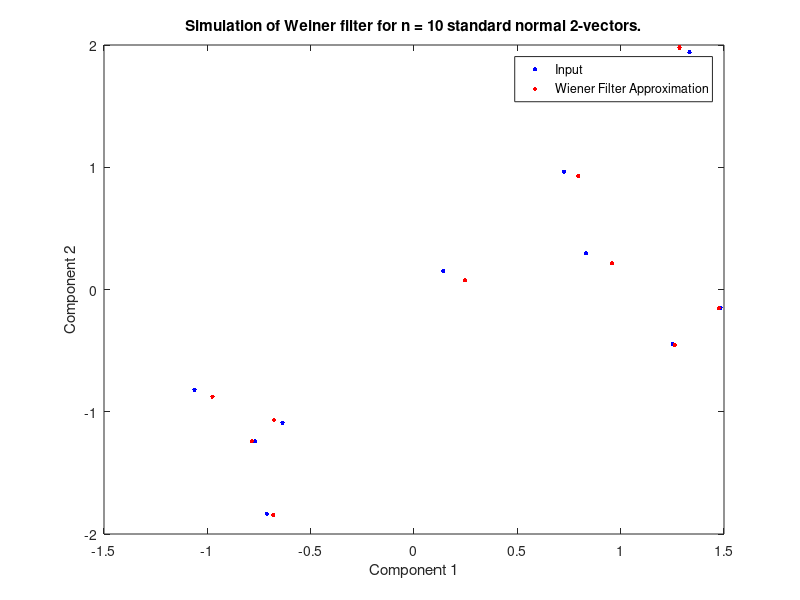

Here is the MATLAB script that generated this plot:
% John Heath
% ACM 116 Problem Set 4
% Problem 3B
clc; clear; close all;

% Generate 10 2-vectors from the normal distribution with 0 mean, sigma = 1
X = normrnd(0, 1, 10, 2);
G = [1 2; 3 4];
SigmaW = [.03.^2, 0; 0, .03.^2];
% Generate 10 2-vectors for noise
W = normrnd(0, .03, 10, 2);
% matrix for holding results to be calculated
Xestimate = zeros(10, 2);
% loop through the output for each vector and make the estimate using the
% Weiner filter. 
for i = 1:10
    x = [X(i, 1); X(i, 2)];
    w = [W(i, 1); W(i, 2)];
    
    % Calculate the output
    y = G * x + w;
    
    % Calculate the wiener filter
    % Sigma_x is the identity, mu_x = 0
    g = G.' * inv(G * G.' + SigmaW) * y;
    Xestimate(i, 1) = g(1);
    Xestimate(i, 2) = g(2);
end

figure;
plot(X(:, 1), X(:, 2), '.b', 'MarkerSize', 10);
hold on;
plot(Xestimate(:, 1), Xestimate(:, 2), '.r', 'MarkerSize', 10);
hold off;
legend('Input', 'Wiener Filter Approximation');
title("Simulation of Weiner filter for n = 10 standard normal 2-vectors.");
xlabel("Component 1");
ylabel("Component 2");
